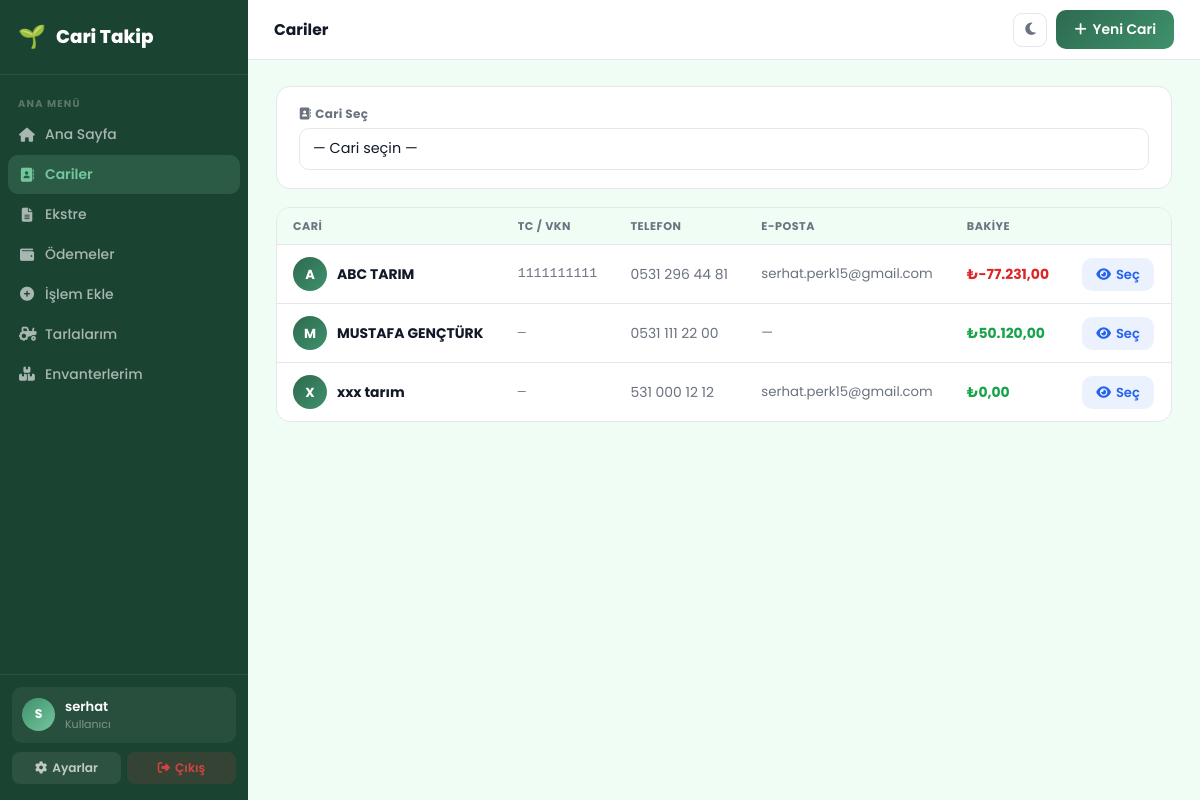
Before: /customers/ (signed in) with the older database file.
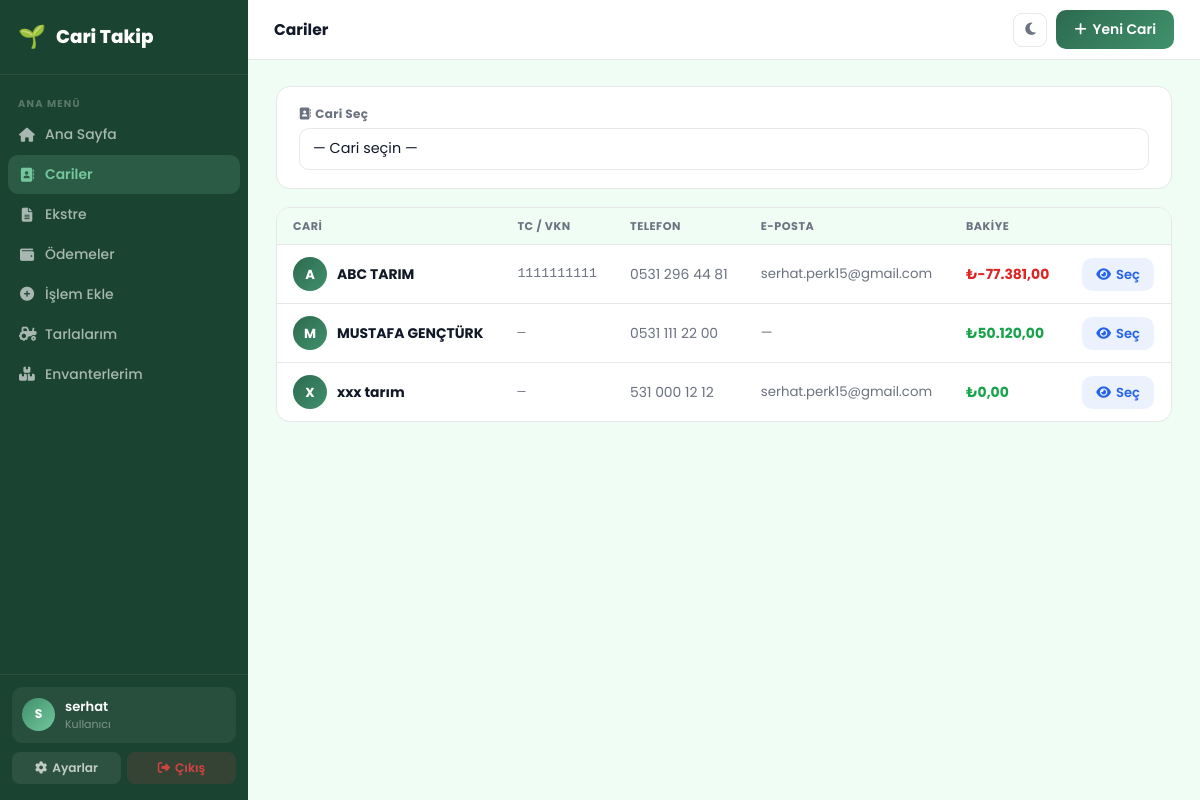
After: the same page with the newer database file.
### customers/models.py (models this page shows, shortened)
class Customer(models.Model):
    user = models.ForeignKey(User, on_delete=models.CASCADE, related_name='customers')
    name = models.CharField(max_length=100)
    tc_vkn = models.CharField(max_length=20, blank=True, verbose_name='TC / VKN')
    address = models.TextField(blank=True)
    phone = models.CharField(max_length=20, blank=True)
    email = models.EmailField(blank=True)
    balance = models.DecimalField(max_digits=10, decimal_places=2, default=0)

### customers/views.py (the view, shortened to what this page needs)
# urls.py: path('', views.customer_list, name='customer_list'),
@login_required
def customer_list(request):
    if request.user.is_staff:
        customers = Customer.objects.all().order_by('name')
    else:
        customers = Customer.objects.filter(user=request.user).order_by('name')
    selected_customer = None
    customer_id = request.GET.get('customer')
    return render(request, 'customers/customer_list.html', {
        'customers': customers,
        'selected_customer': selected_customer,
    })

### dashboard/templatetags/numformat.py (called while the page is built)
@register.filter
def tr_num(value):
    try:
        if value is None:
            return '—'
        num = float(value)
        negative = num < 0
        formatted = f"{abs(num):,.2f}"
        result = formatted.replace(',', 'X').replace('.', ',').replace('X', '.')
        return ('-' if negative else '') + result
    except (ValueError, TypeError):
        return value

### customers/templates/customers/customer_list.html (shortened to what the changed rows need)
{% extends 'dashboard/base.html' %}
{% block content %}
{% if selected_customer %}
<div class="cari-panel">
    <div class="cari-panel-header">
        <div class="cari-big-avatar">{{ selected_customer.name|first|upper }}</div>
        <div>
            <div class="cari-panel-name">{{ selected_customer.name }}</div>
            <div class="cari-panel-sub">
                {% if selected_customer.tc_vkn %}TC / VKN: {{ selected_customer.tc_vkn }}{% else %}TC / VKN girilmemiş{% endif %}
            </div>
        </div>
        <div class="cari-panel-actions">
            <a href="{% url 'customer_edit' selected_customer.pk %}" class="btn-o" style="padding:8px 14px;font-size:.84rem;">
                <i class="fas fa-edit"></i> Düzenle
            </a>
            <a href="{% url 'statement' %}?customer={{ selected_customer.id }}" class="btn-g" style="padding:8px 14px;font-size:.84rem;">
                <i class="fas fa-file-alt"></i> Ekstre
            </a>
            <button class="btn-danger-soft" style="padding:8px 14px;font-size:.84rem;"
                onclick="confirmDelete('{% url 'customer_delete' selected_customer.pk %}', '{{ selected_customer.name }} adlı cari ve tüm ilişkili kayıtlar silinecek.')">
                <i class="fas fa-trash-alt"></i> Sil
            </button>
        </div>
    </div>
    <div class="info-grid-4">
        <div class="info-cell">
            <div class="info-cell-label"><i class="fas fa-phone me-1"></i>Telefon</div>
            <div class="info-cell-val {% if not selected_customer.phone %}muted{% endif %}">
                {{ selected_customer.phone|default:'—' }}
            </div>
        </div>
        <div class="info-cell">
            <div class="info-cell-label"><i class="fas fa-envelope me-1"></i>E-posta</div>
            <div class="info-cell-val {% if not selected_customer.email %}muted{% endif %}">
                {{ selected_customer.email|default:'—' }}
            </div>
        </div>
        <div class="info-cell">
            <div class="info-cell-label"><i class="fas fa-map-marker-alt me-1"></i>Adres</div>
            <div class="info-cell-val {% if not selected_customer.address %}muted{% endif %}">
                {{ selected_customer.address|default:'—' }}
            </div>
        </div>
        <div class="info-cell">
            <div class="info-cell-label"><i class="fas fa-wallet me-1"></i>Bakiye</div>
            <div>
                {% if selected_customer.balance >= 0 %}
                    <span class="bal-pos">₺{{ selected_customer.balance|tr_num }}</span>
                {% else %}
                    <span class="bal-neg">₺{{ selected_customer.balance|tr_num }}</span>
                {% endif %}
            </div>
        </div>
    </div>
</div>
{% else %}
<div class="surface">
    <div style="overflow-x:auto;">
        <table class="dt">
            <thead>
                <tr>
                    <th>Cari</th>
                    <th>TC / VKN</th>
                    <th>Telefon</th>
                    <th>E-posta</th>
                    <th>Bakiye</th>
                    <th></th>
                </tr>
            </thead>
            <tbody>
                {% for c in customers %}
                <tr style="cursor:pointer;" onclick="selectCustomer('{{ c.id }}')">
                    <td>
                        <div class="cari-row">
                            <div class="cari-avatar">{{ c.name|first|upper }}</div>
                            <strong>{{ c.name }}</strong>
                        </div>
                    </td>
                    <td style="color:var(--sub);font-size:.83rem;font-family:monospace;">{{ c.tc_vkn|default:'—' }}</td>
                    <td style="color:var(--sub);">{{ c.phone|default:'—' }}</td>
                    <td style="color:var(--sub);font-size:.83rem;">{{ c.email|default:'—' }}</td>
                    <td>
                        {% if c.balance >= 0 %}
                            <span style="color:#16a34a;font-weight:700;">₺{{ c.balance|tr_num }}</span>
                        {% else %}
                            <span style="color:#dc2626;font-weight:700;">₺{{ c.balance|tr_num }}</span>
                        {% endif %}
                    </td>
                    <td>
                        <button class="btn-info-soft" onclick="event.stopPropagation(); selectCustomer('{{ c.id }}')">
                            <i class="fas fa-eye"></i> Seç
                        </button>
                    </td>
                </tr>
                {% endfor %}
            </tbody>
        </table>
    </div>
</div>
{% endif %}
{% endblock %}

Changed rows visible on the page:
changed Customer "ABC TARIM": balance|tr_num "-77.231,00" → "-77.381,00"
